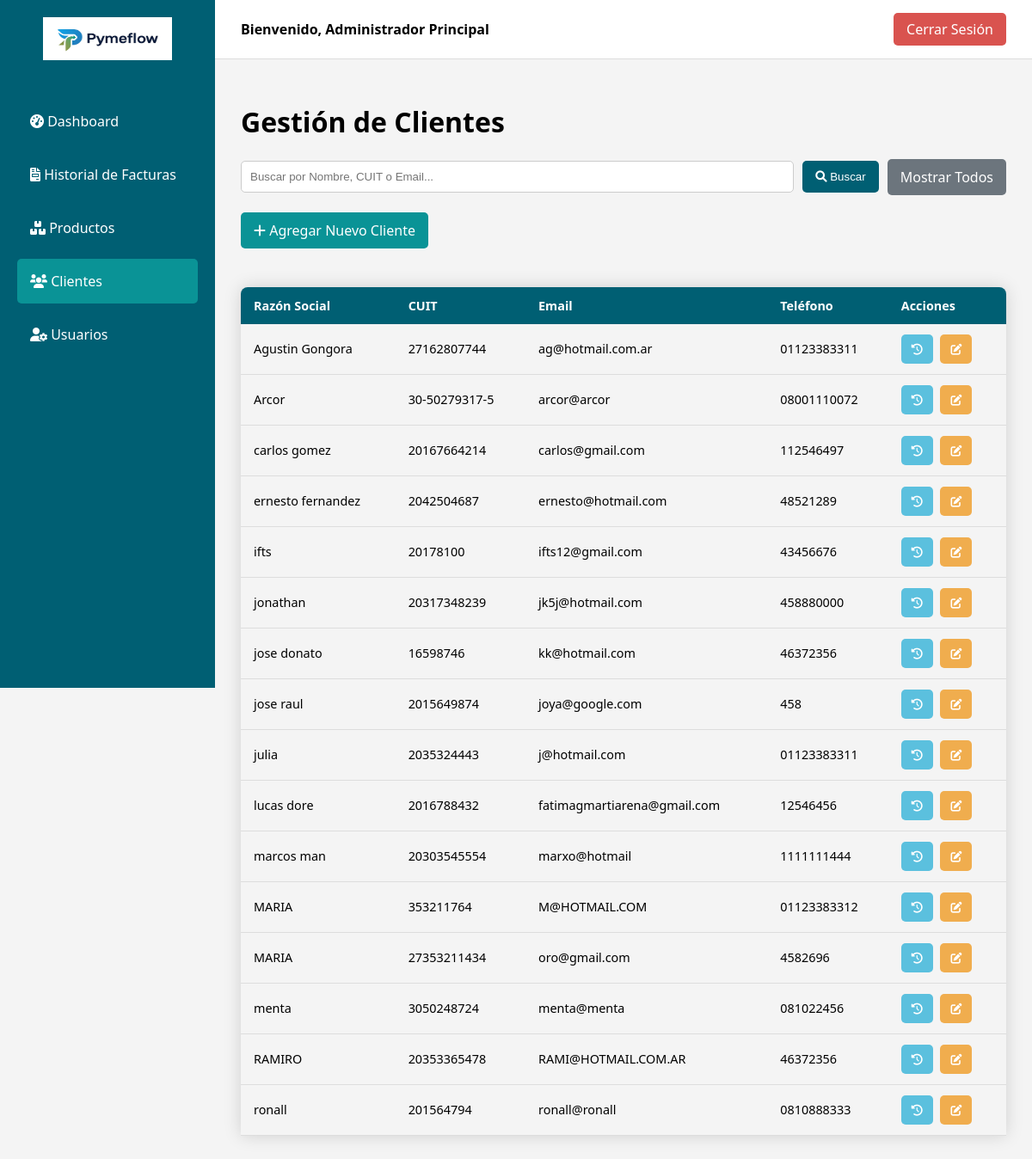
/clientes.php (signed in), run on the app's committed database.
### tables this page shows
CREATE TABLE `clientes` (
  `id` int(11) NOT NULL AUTO_INCREMENT,
  `razon_social` varchar(255) NOT NULL,
  `cuit` varchar(20) NOT NULL,
  `condicion_iva` varchar(100) DEFAULT NULL,
  `email` varchar(255) DEFAULT NULL,
  `telefono` varchar(50) DEFAULT NULL,
  `direccion` text DEFAULT NULL,
  PRIMARY KEY (`id`),
  UNIQUE KEY `cuit` (`cuit`)
);

### clientes.php (the view, shortened to what this page needs)
<?php
include 'conexion.php';
$busqueda = '';
if (isset($_GET['busqueda']) && !empty(trim($_GET['busqueda']))) {
    $busqueda = trim($_GET['busqueda']);
    $termino_busqueda = "%" . $busqueda . "%";
    $stmt = $conexion->prepare("SELECT id, razon_social, cuit, email, telefono FROM clientes WHERE razon_social LIKE ? OR cuit LIKE ? OR email LIKE ? ORDER BY razon_social ASC");
    $stmt->bind_param("sss", $termino_busqueda, $termino_busqueda, $termino_busqueda);
} else {
    $stmt = $conexion->prepare("SELECT id, razon_social, cuit, email, telefono FROM clientes ORDER BY razon_social ASC");
}
$stmt->execute();
$resultado = $stmt->get_result();
?>
<!DOCTYPE html>
<html lang="es">
<head>
    <link rel="stylesheet" href="dashboard_styles.css">
    <link rel="stylesheet" href="https://cdnjs.cloudflare.com/ajax/libs/font-awesome/6.0.0-beta3/css/all.min.css">
</head>
<body>
    <?php include 'sidebar.php'; ?>
    <div class="main-content">
        <header class="dashboard-header">
            <div class="user-info">Bienvenido, <?php echo htmlspecialchars($_SESSION['nombre_usuario']); ?></div>
            <a href="logout.php" class="logout-button">Cerrar Sesión</a>
        </header>
        <main class="content">
            <h1>Gestión de Clientes</h1>
            <div class="search-container">
                <form action="clientes.php" method="GET" style="display: flex; flex-grow: 1; gap: 10px;">
                    <input type="text" name="busqueda" placeholder="Buscar por Nombre, CUIT o Email..." value="<?php echo htmlspecialchars($busqueda); ?>">
                    <button type="submit"><i class="fas fa-search"></i> Buscar</button>
                </form>
                <a href="clientes.php" class="btn-clear">Mostrar Todos</a>
            </div>
            <a href="cliente_formulario.php" class="btn-add"><i class="fas fa-plus"></i> Agregar Nuevo Cliente</a>
            <table class="content-table">
                <thead><tr><th>Razón Social</th><th>CUIT</th><th>Email</th><th>Teléfono</th><th>Acciones</th></tr></thead>
                <tbody>
                    <?php if ($resultado->num_rows > 0): ?>
                        <?php while($cliente = $resultado->fetch_assoc()): ?>
                            <tr>
                                <td><?php echo htmlspecialchars($cliente['razon_social']); ?></td>
                                <td><?php echo htmlspecialchars($cliente['cuit']); ?></td>
                                <td><?php echo htmlspecialchars($cliente['email']); ?></td>
                                <td><?php echo htmlspecialchars($cliente['telefono']); ?></td>
                                <td>
                                    <a href="cliente_historial.php?id=<?php echo $cliente['id']; ?>" class="btn btn-history" title="Ver Historial"><i class="fas fa-history"></i></a>
                                    <a href="cliente_formulario.php?id=<?php echo $cliente['id']; ?>" class="btn btn-edit" title="Editar"><i class="fas fa-edit"></i></a>
                                    </td>
                            </tr>
                        <?php endwhile; ?>
                    <?php endif; ?>
                </tbody>
            </table>
        </main>
    </div>
</body>
</html>

### dashboard_styles.css (style rules this page uses)
:root { --color-primario: #005f73; --color-secundario: #0a9396; --color-fondo: #f4f4f4; }
body { font-family: 'Segoe UI', Tahoma, Geneva, Verdana, sans-serif; margin: 0; background-color: var(--color-fondo); display: flex; }
.main-content { flex-grow: 1; display: flex; flex-direction: column; margin-left: 250px; }
header.dashboard-header { background: #fff; padding: 15px 30px; border-bottom: 1px solid #ddd; display: flex; justify-content: space-between; align-items: center; }
header.dashboard-header .user-info { font-weight: 600; }
header.dashboard-header .logout-button { background-color: #d9534f; color: #fff; padding: 8px 15px; border-radius: 5px; text-decoration: none; transition: background-color 0.3s; }
.content { padding: 30px; }

### clientes.php (style rules this page uses)
.content-table { border-collapse: collapse; margin: 25px 0; font-size: 0.9em; width: 100%; border-radius: 8px 8px 0 0; overflow: hidden; box-shadow: 0 0 20px rgba(0, 0, 0, 0.15); }
.content-table thead tr { background-color: var(--color-primario); color: #ffffff; text-align: left; font-weight: bold; }
.content-table th, .content-table td { padding: 12px 15px; }
.content-table tbody tr { border-bottom: 1px solid #dddddd; }
.btn { padding: 8px 12px; border: none; border-radius: 5px; color: white !important; text-decoration: none; cursor: pointer; font-size: 0.9em; margin-right: 5px; display: inline-block; }
.btn-edit { background-color: #f0ad4e; }
.btn-history { background-color: #5bc0de; }
.btn-add { background-color: var(--color-secundario); color: white; padding: 10px 15px; text-decoration: none; border-radius: 5px; display: inline-block; margin-bottom: 20px; }
.search-container { display: flex; gap: 10px; margin-bottom: 20px; align-items: center; }
.search-container input[type="text"] { flex-grow: 1; padding: 10px; border: 1px solid #ccc; border-radius: 5px; }
.search-container button { padding: 10px 15px; border: none; background-color: var(--color-primario); color: white; border-radius: 5px; cursor: pointer; }
.search-container .btn-clear { background-color: #6c757d; color: white; padding: 10px 15px; text-decoration: none; border-radius: 5px; }

### data on the page
clientes: razon_social "Agustin Gongora", cuit "27162807744", email "ag@hotmail.com.ar", telefono "01123383311"
clientes: razon_social "Arcor", cuit "30-50279317-5", email "arcor@arcor", telefono "08001110072"
clientes: razon_social "carlos gomez", cuit "20167664214", email "carlos@gmail.com", telefono "112546497"
clientes: razon_social "ernesto fernandez", cuit "2042504687", email "ernesto@hotmail.com", telefono "48521289"
clientes: razon_social "ifts", cuit "20178100", email "ifts12@gmail.com", telefono "43456676"
clientes: razon_social "jonathan", cuit "20317348239", email "jk5j@hotmail.com", telefono "458880000"
clientes: razon_social "jose donato", cuit "16598746", email "kk@hotmail.com", telefono "46372356"
clientes: razon_social "jose raul", cuit "2015649874", email "joya@google.com", telefono "458"
clientes: razon_social "julia", cuit "2035324443", email "j@hotmail.com", telefono "01123383311"
clientes: razon_social "lucas dore", cuit "2016788432", email "fatimagmartiarena@gmail.com", telefono "12546456"
clientes: razon_social "marcos man", cuit "20303545554", email "marxo@hotmail", telefono "1111111444"
clientes: razon_social "MARIA", cuit "353211764", email "M@HOTMAIL.COM", telefono "01123383312"
clientes: razon_social "MARIA", cuit "27353211434", email "oro@gmail.com", telefono "4582696"
clientes: razon_social "menta", cuit "3050248724", email "menta@menta", telefono "081022456"
clientes: razon_social "RAMIRO", cuit "20353365478", email "RAMI@HOTMAIL.COM.AR", telefono "46372356"
clientes: razon_social "ronall", cuit "201564794", email "ronall@ronall", telefono "0810888333"

### other printed values
$_SESSION['nombre_usuario'] "Administrador Principal"
